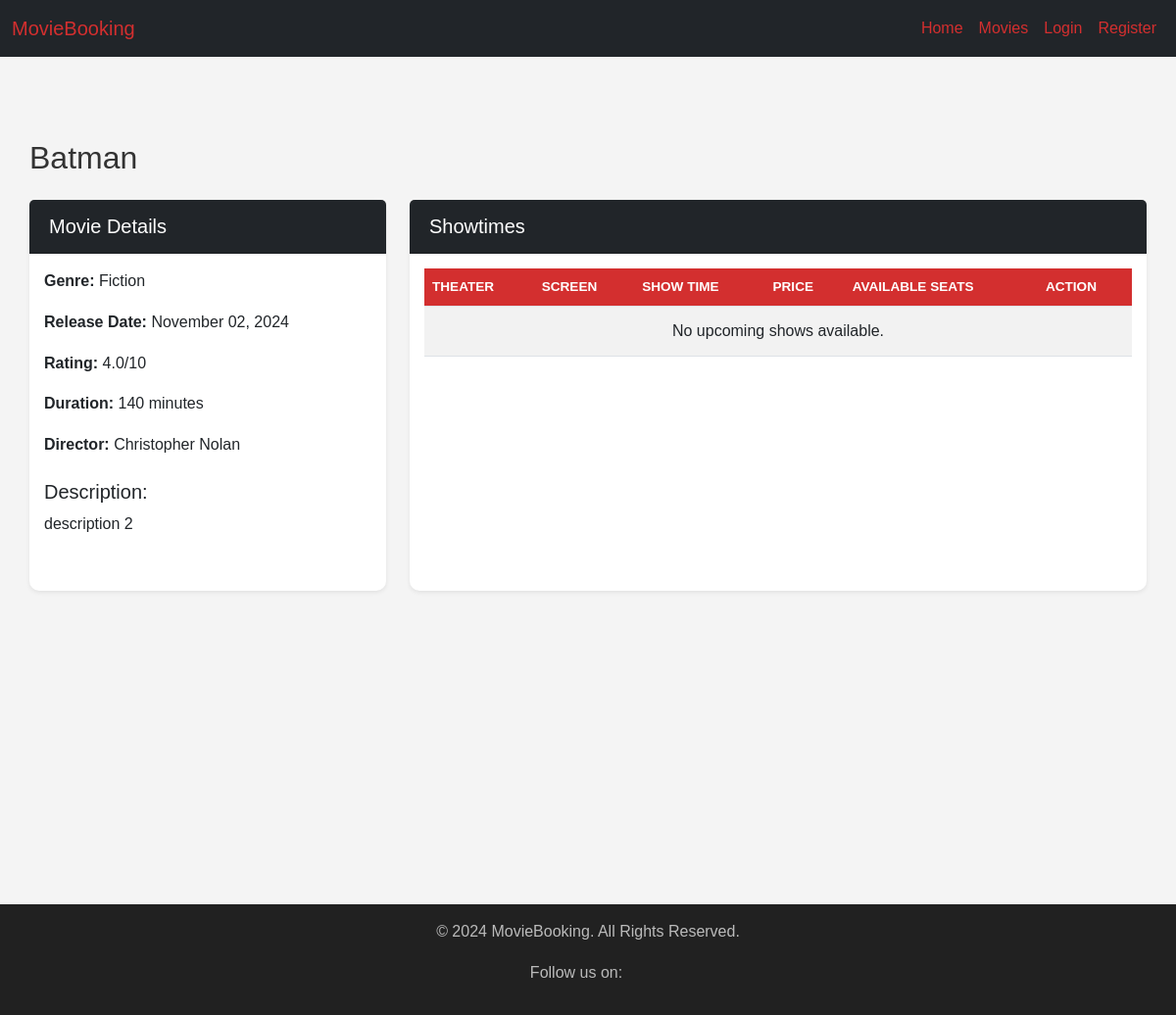
/movie/2/, run on an earlier commit of the app's database.
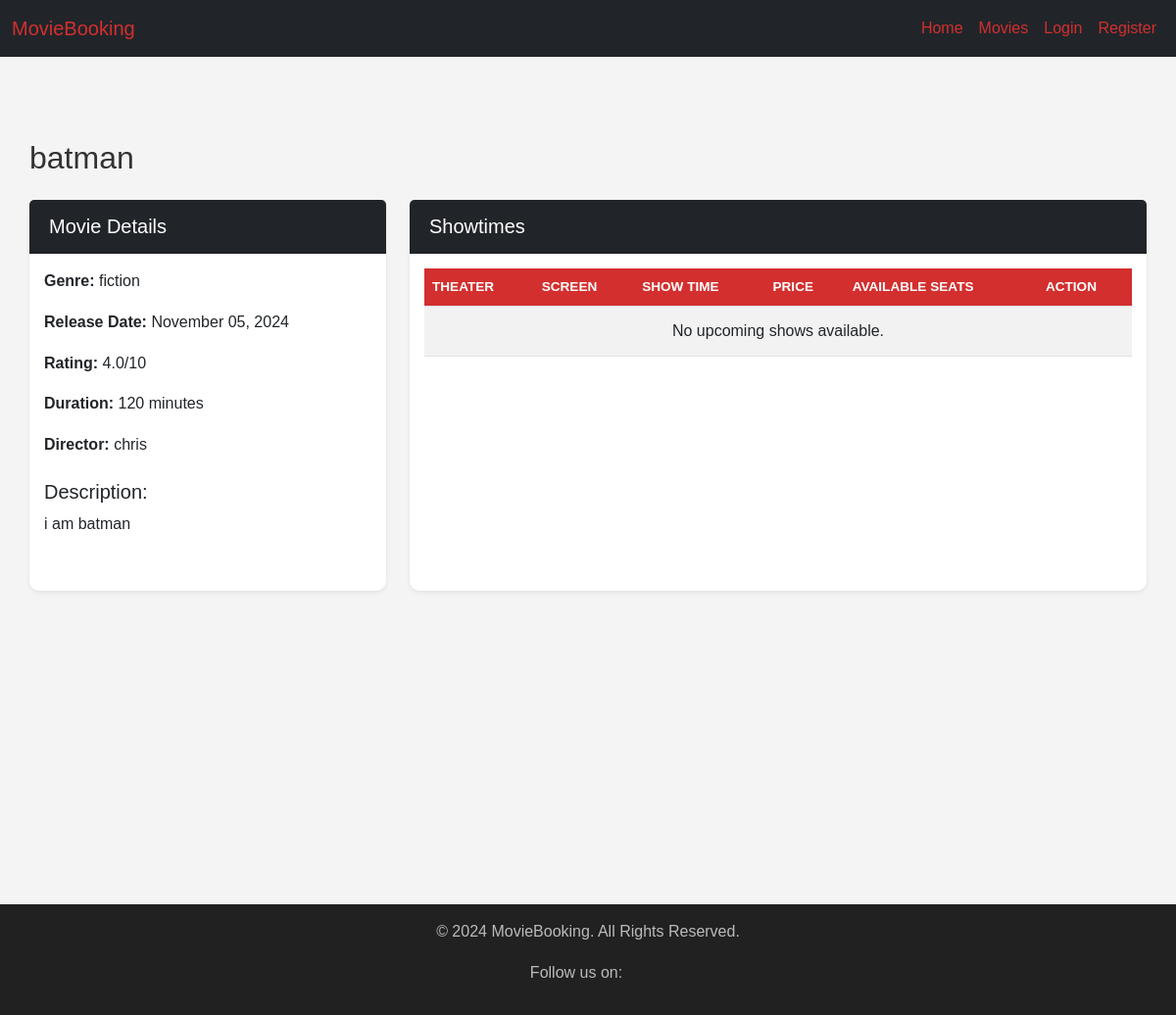
And on a later commit of the database.
### movies/models.py (models this page shows, shortened)
class Movie(models.Model):
    title = models.CharField(max_length=100)
    description = models.TextField(null=True, blank=True)
    genre = models.CharField(max_length=100)
    release_date = models.DateField()
    rating = models.FloatField(
        validators=[MinValueValidator(0), MaxValueValidator(10)],
        help_text="Rating must be between 0 and 10",
    )
    duration = models.IntegerField()
    director = models.CharField(max_length=100)

### dashboard/views.py (the view)
class MovieDetailView(DetailView):
    model = Movie
    template_name = "dashboard/movie_detail.html"
    context_object_name = "movie"
    def get_context_data(self, **kwargs):
        context = super().get_context_data(**kwargs)
        context["future_shows"] = self.object.show_set.filter(
            show_time__gt=timezone.now()
        )
        return context

### dashboard/templates/dashboard/movie_detail.html
{% extends 'dashboard/base.html' %}
{% block content %}
<div class="container mt-4">
    <h2 class="mb-4">{{ movie.title }}</h2>
    <div class="row">
        <div class="col-md-4">
            <div class="card shadow-sm mb-4">
                <div class="card-header bg-dark text-white">
                    <h5>Movie Details</h5>
                </div>
                <div class="card-body">
                    <p><strong>Genre:</strong> {{ movie.genre }}</p>
                    <p><strong>Release Date:</strong> {{ movie.release_date|date:"F d, Y" }}</p>
                    <p><strong>Rating:</strong> {{ movie.rating }}/10</p>
                    <p><strong>Duration:</strong> {{ movie.duration }} minutes</p>
                    <p><strong>Director:</strong> {{ movie.director }}</p>
                    <div class="mt-4">
                        <h5>Description:</h5>
                        <p>{{ movie.description }}</p>
                    </div>
                </div>
            </div>
        </div>
        <div class="col-md-8">
            <div class="card shadow-sm">
                <div class="card-header bg-dark text-white">
                    <h5>Showtimes</h5>
                </div>
                <div class="card-body">
                    <table class="table table-striped">
                        <thead>
                            <tr>
                                <th>Theater</th>
                                <th>Screen</th>
                                <th>Show Time</th>
                                <th>Price</th>
                                <th>Available Seats</th>
                                <th>Action</th>
                            </tr>
                        </thead>
                        <tbody>
                            {% for show in future_shows %}
                                <tr>
                                    <td>{{ show.screen.theatre.name }}</td>
                                    <td>{{ show.screen.screen_name }}</td>
                                    <td>{{ show.show_time|date:"F d, Y H:i" }}</td>
                                    <td>${{ show.price }}</td>
                                    <td>{{ show.available_seats }}</td>
                                    <td><a href="{% url 'book-ticket' show.id %}" class="btn btn-primary">Book Now</a></td>
                                </tr>
                            {% empty %}
                            <tr>
                                <td colspan="6" class="text-center">No upcoming shows available.</td>
                            </tr>
                            {% endfor %}
                        </tbody>
                    </table>
                </div>
            </div>
        </div>
    </div>
</div>
{% endblock %}

What changed in the data, as far as the page shows it:
changed Movie: title "Batman" → "batman"; genre "Fiction" → "fiction"; release_date "November 02, 2024" → "November 05, 2024"; duration "140" → "120"; director "Christopher Nolan" → "chris"; description "description 2" → "i am batman"
